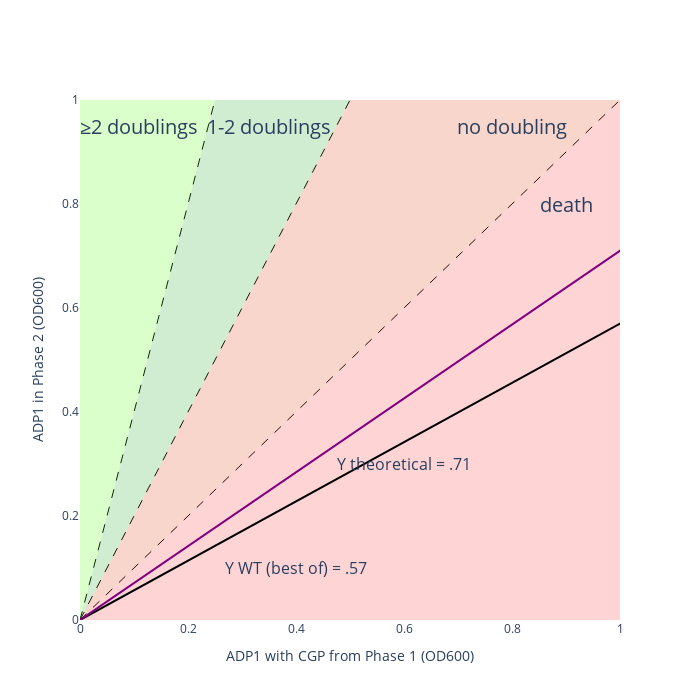

The notebook cell this image was saved under:
### Code cell
import plotly.graph_objects as go
import numpy as np

plotly_colors = {
    "SP_Brights_Green": "rgb(81, 255, 0)",
    "SP_Brights_Light_Blue": "rgb(132, 255, 199)",
    "SP_Brights_Blue": "rgb(81, 168, 255)",
    "SP_Brights_Yellow": "rgb(229, 255, 28)",
    "SP_Brights_Orange": "rgb(255, 196, 13)",
    "SP_Brights_Orange_Red": "rgb(252, 45, 51)",
    "SP_Dark_Green": "rgb(27, 168, 36)",
    "SP_Dark_Light_Blue": "rgb(35, 150, 197)",
    "SP_Dark_Blue": "rgb(58, 38, 147)",
    "SP_Dark_Yellow": "rgb(209, 219, 0)",
    "SP_Dark_Orange": "rgb(201, 126, 19)",
    "SP_Dark_Orange_Red": "rgb(229, 57, 0)"
}

# Create figure
fig = go.Figure()

black = 'rgba(255,255,255,0)'

# create linear space
x_vals = np.linspace(0, 10, 100)

# doubling references
y_vals_1_1 = x_vals
y_vals_1_2 = 2 * x_vals
y_vals_1_4 = 4 * x_vals

fig.add_trace(go.Scatter(x=x_vals, y=y_vals_1_1, mode='lines', line=dict(dash='dash', color='black', width=1), name='1:1'))
fig.add_trace(go.Scatter(x=x_vals, y=y_vals_1_2, mode='lines', line=dict(dash='dash', color='black', width=1), name='1:2'))
fig.add_trace(go.Scatter(x=x_vals, y=y_vals_1_4, mode='lines', line=dict(dash='dash', color='black', width=1), name='1:4'))

# x -> 1:1   real bad like
fig.add_trace(go.Scatter(x=np.concatenate([x_vals, x_vals[::-1]]),
                         y=np.concatenate([y_vals_1_1, np.zeros_like(x_vals)]),
                         fill='toself',
                         fillcolor=plotly_colors['SP_Brights_Orange_Red'],
                         opacity=0.2,
                         line=dict(color=black),
                         showlegend=True))
# 1:1 -> 1:2  meh
fig.add_trace(go.Scatter(x=np.concatenate([x_vals, x_vals[::-1]]),
                         y=np.concatenate([y_vals_1_1, y_vals_1_2[::-1]]),
                         fill='toself',
                         fillcolor=plotly_colors['SP_Dark_Orange_Red'],
                         opacity=0.2,
                         line=dict(color=black),
                         showlegend=False))
# 1:2 -> 1:4  ok
fig.add_trace(go.Scatter(x=np.concatenate([x_vals, x_vals[::-1]]),
                         y=np.concatenate([y_vals_1_2, y_vals_1_4[::-1]]),
                         fill='toself',
                         fillcolor=plotly_colors['SP_Dark_Green'],
                         opacity=0.2,
                         line=dict(color=black),
                         showlegend=False))
# y -> 1:4  cookin
fig.add_trace(go.Scatter(x=np.concatenate([x_vals, np.zeros_like(x_vals)]),
                         y=np.concatenate([y_vals_1_4, y_vals_1_4[::-1]]),
                         fill='toself',
                         fillcolor=plotly_colors['SP_Brights_Green'],
                         line=dict(color=black),
                         opacity=0.2,
                         showlegend=False))

fig.add_annotation(x=.9, y=.8, text="death", showarrow=False, font=dict(size=20))
fig.add_annotation(x=.8, y=.95, text="no doubling", showarrow=False, font=dict(size=20))
fig.add_annotation(x=.35, y=.95, text="1-2 doublings", showarrow=False, font=dict(size=20))
fig.add_annotation(x=.11, y=.95, text="≥2 doublings", showarrow=False, font=dict(size=20))

# theoretical and experimental curves

fig.add_trace(go.Scatter(x=x_vals, y=.57 * x_vals, mode='lines', line=dict(color='black'), name='WT best'))
fig.add_trace(go.Scatter(x=x_vals, y=.71 * x_vals, mode='lines', line=dict(color='purple'), name='theoretical'))

fig.add_annotation(x=.6, y=.3, text="Y theoretical = .71", showarrow=False, font=dict(size=16))
fig.add_annotation(x=.4, y=.1, text="Y WT (best of) = .57", showarrow=False, font=dict(size=16))

# Update axes and layout for the plot
fig.update_layout(
    xaxis_title='ADP1 with CGP from Phase 1 (OD600)',
    yaxis_title='ADP1 in Phase 2 (OD600)',
    xaxis=dict(range=[0, 1]),
    yaxis=dict(range=[0, 1]),
    showlegend=False,
    width=700,
    height=700,
    plot_bgcolor='rgba(0,0,0,0)'
)

fig.write_image('../../figures/pk_exp004_bm_bm_yield.pdf')
fig
